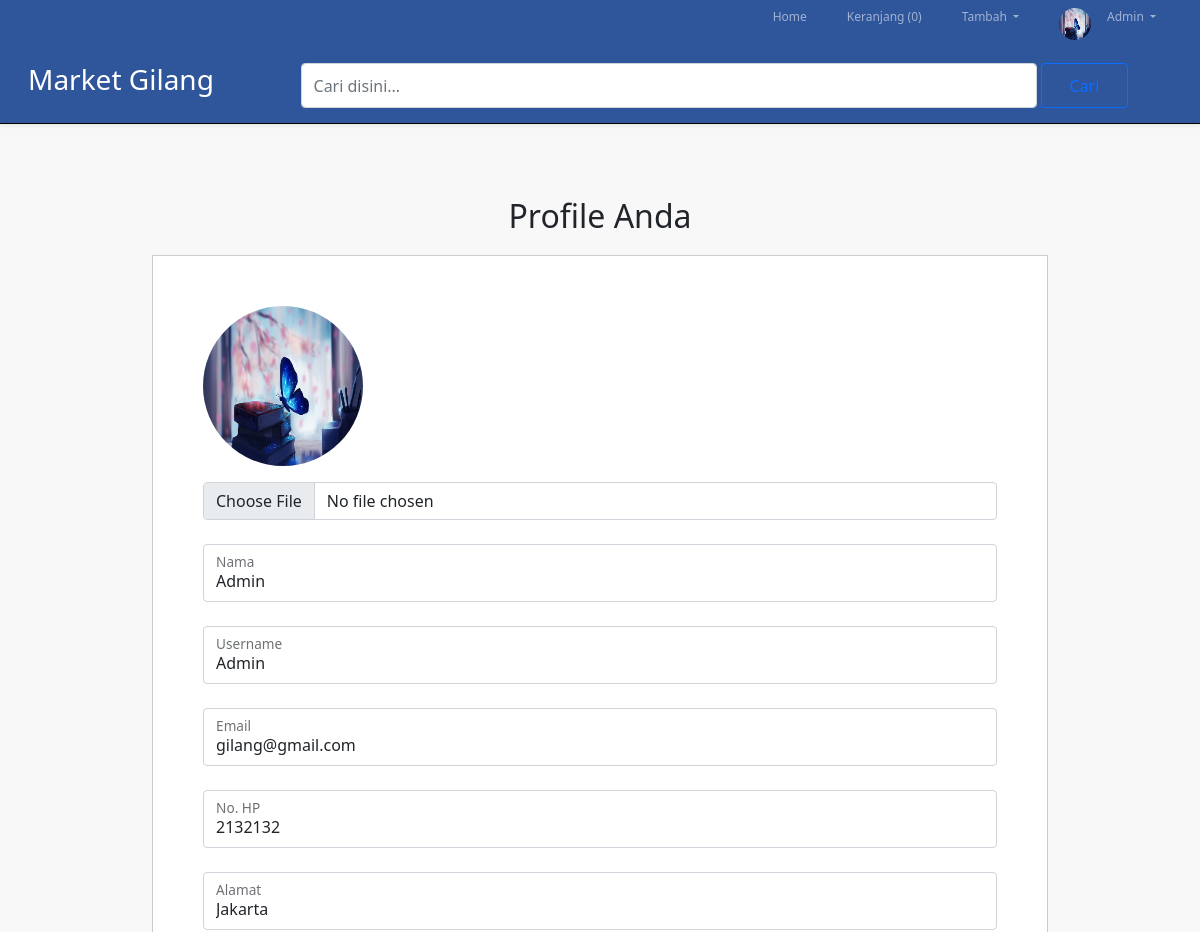
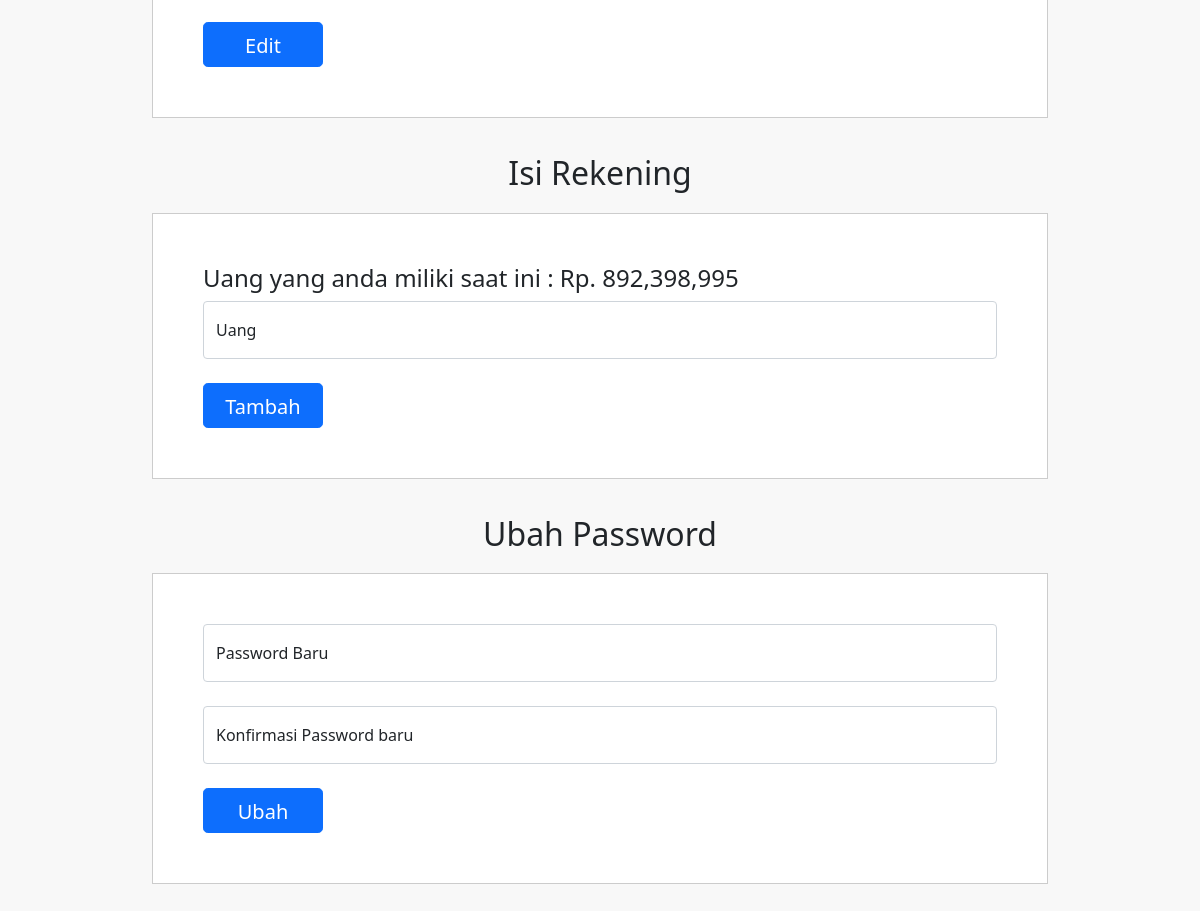
The app's page /profil.php (signed in) with its own data (2 pictures, top to bottom).
### tables this page shows
CREATE TABLE `user` (
  `id` int(11) NOT NULL,
  `gambar` varchar(255) NOT NULL,
  `nama` varchar(255) NOT NULL,
  `username` varchar(255) NOT NULL,
  `password` varchar(255) NOT NULL,
  `email` text NOT NULL,
  `hp` int(11) NOT NULL,
  `alamat` varchar(100) NOT NULL,
  `uang` int(255) NOT NULL
);

### profil.php (the view, shortened to what this page needs)
<?php
    include 'auth.php';
    require_once 'header.php';
?>
<link rel="stylesheet" href="style.css">
<body>
    <section>
        <div class="container container-p">
            <?php
             $id = $_SESSION['id'];
             $data = mysqli_query($conn, "SELECT * FROM user WHERE id = $id");
             while($d = mysqli_fetch_assoc($data)): ?>
            <h2 class="text-center pt-3">Profile Anda</h2>
            <div class="box-p">
                <form action="" method="post" enctype="multipart/form-data">
                    <img src="gambar/<?= $d['gambar']  ?>" class="foto-profil" alt=""><br>
                    <input type="file" class="form-control" name="foto"><br>
                    <div class="form-floating">
                        <input type="text" class="form-control" name="nama" placeholder="Nama" value="<?= $d['nama'] ?>"
                            required>
                        <label for="nama">Nama</label>
                    </div>
                    <br>
                    <div class="form-floating">
                        <input type="text" class="form-control" name="uname" value="<?= $d['username'] ?>"
                            placeholder="Username" required>
                        <label for="uname">Username</label>
                    </div>
                    <br>
                    <div class="form-floating">
                        <input type="email" class="form-control" name="email" value="<?= $d['email'] ?>"
                            placeholder="Email" required>
                        <label for="email">Email</label>
                    </div>
                    <br>
                    <div class="form-floating">
                        <input type="text" class="form-control" name="hp" value="<?= $d['hp'] ?>" placeholder="No. HP"
                            required>
                        <label for="hp">No. HP</label>
                    </div>
                    <br>
                    <div class="form-floating">
                        <input type="text" class="form-control" name="alamat" value="<?= $d['alamat'] ?>"
                            placeholder="Alamat" required>
                        <label for="alamat">Alamat</label>
                    </div>
                    <br>
                    <input type="submit" class="btn btn-lg btn-primary" name="edit" value="Edit">
                </form>
            </div>
            <h2 class="text-center pt-3">Isi Rekening</h2>
            <div class="box-p">
                <h4>Uang yang anda miliki saat ini : Rp. <?= number_format($d['uang']); ?></h4>
                <form action="" method="post">
                    <div class="form-floating">
                        <input type="number" class="form-control" name="uang" placeholder="Rp. " required>
                        <label for="uang">Uang</label>
                    </div>
                    <br>
                    <input type="submit" class="btn btn-lg btn-primary" name="tambah" value="Tambah">
                </form>
            </div>
            <?php endwhile; ?>
            <h2 class="text-center pt-3">Ubah Password</h2>
            <div class="box-p">
                <form action="" method="post">
                    <div class="form-floating">
                        <input type="password" class="form-control" id="pass1" name="pass1" placeholder="Password Baru "
                            required>
                        <label for="pass1">Password Baru</label>
                    </div>
                    <br>
                    <div class="form-floating">
                        <input type="password" class="form-control" id="pass2" name="pass2"
                            placeholder="Konfirmasi Password Baru " required>
                        <label for="pass2">Konfirmasi Password baru</label>
                    </div>
                    <br>
                    <input type="submit" class="btn btn-lg btn-primary" name="ubah" value="Ubah"><br>
                </form>
            </div>
        </div>
    </section>
</body>

### header.php (shortened to what this page needs)
<?php
    require_once 'init/init.php';
    if(isset($_SESSION['login']) == true){
        $id = $_SESSION['id'];
        $count = mysqli_query($conn, "SELECT COUNT(produkC_id) AS isi FROM keranjang WHERE user_id = '$id'");
        $val = mysqli_fetch_assoc($count);
    }
?>
<!DOCTYPE html>
<html lang="en">
<head>
    <link rel="stylesheet" href="style.css">
    <link href="https://cdn.jsdelivr.net/npm/bootstrap@5.1.3/dist/css/bootstrap.min.css" rel="stylesheet"
>
</head>
<header>
    <nav class="navbar navbar-expand navbar-dark" style="background-color: #002f86ce;">
        <div class="container-fluid">
            <div class="collapse navbar-collapse" id="navbarText">
                <ul class="navbar-nav ms-auto me-6 mb-2 mb-lg-0">
                    <li class="nav-item pe-4">
                        <a class="nav-link" aria-current="page" href="index.php">Home</a>
                    </li>
                    <li class="nav-item pe-4">
                        <?php if(isset($val['isi']) > 0){
                            ?>
                        <a class="nav-link" href="keranjang.php">Keranjang (<?= $val['isi'] ?>)</a>
                        <?php } else{ ?>
                        <a class="nav-link" href="keranjang.php">Keranjang</a>
                        <?php } ?>
                    </li>
                    <?php if(isset($_SESSION['login']) == true) {   $id = $_SESSION['id'];
                                $user = mysqli_query($conn, "SELECT * FROM user WHERE id = $id");
                                $data = mysqli_fetch_object($user);
                        ?>
                    <li class="nav-item">
                        <ul class="navbar-nav">
                            <li class="nav-item dropdown">
                                <a class="nav-link dropdown-toggle me-4" href="#" id="navbarDarkDropdownMenuLink"
                                    role="button" data-bs-toggle="dropdown" aria-expanded="false">
                                    Tambah
                                </a>
                            </li>
                        </ul>
                    </li>
                    <li class="nav-item">
                        <a class="nav-link" href="profil.php"><img src="gambar/<?= $data->gambar ?>" alt=""
                                class="profil-p"></a>
                    </li>
                    <li class="nav-item">
                        <ul class="navbar-nav">
                            <li class="nav-item dropdown">
                                <a class="nav-link dropdown-toggle me-4" href="#" id="navbarDarkDropdownMenuLink"
                                    role="button" data-bs-toggle="dropdown" aria-expanded="false">
                                    <?php
                                       echo  $data->nama;
                                    ?>
                                </a>
                            </li>
                        </ul>
                        <?php } else { ?>
                        <a href="login.php" class="nav-link" id="login-btn">Login</a>
                    </li>
                    <?php } ?>
                </ul>
            </div>
        </div>
    </nav>
</header>
<div class="search  shadow-sm" style="background-color: #002f86ce;">
    <div class="container" style="margin-left:0">
        <form class="d-flex" action="cari.php" method="get">
            <a class="logo" href="#">
                <h3>Market Gilang</h3>
            </a>
            <input type="search" class="form-control me-1 input-cari" name="search" id="cari"
                placeholder="Cari disini..." value="<?= (isset($_GET['search']) != '')? $_GET['search'] : ''  ?>"
                required>
            <input type="submit" class="btn btn-outline-primary" value="Cari">
        </form>
    </div>
</div>
</html>

### style.css (style rules this page uses)
* { padding: 0; margin: 0; }
body { background-color: #f8f8f8; }
nav a { text-decoration: none; color: rgba(231, 226, 226, 0.932); font-size: 12px; }
.navbar { padding: 0; margin: 0; }
.logo { text-decoration: none; margin-right: 4rem; margin-left: 1rem; font-size: 1.8rem; color: white; width: 20rem; }
section { padding: 25px 0; }
.btn { width: 120px; height: 45px; }
.container-p { width: 80%; margin: 0 auto; }
.box-p { background-color: white; margin: 20px; padding: 50px; border: 1px solid #ccc; box-sizing: border-box; }
.foto-profil { width: 10rem; height: 10rem; margin-bottom: 1rem; border-radius: 50%; }
.profil-p { width: 2rem; height: 2rem; border-radius: 50%; }
.search { position: flex; margin-bottom: 2rem; padding: 15px 0; background-color: #fff; border-bottom: 1px solid black; }

### records on screen
user: gambar (picture), nama "Admin", uname "Admin", email "gilang@gmail.com", hp "2132132", alamat "Jakarta", uang "892,398,995"

### other values on screen
$val['isi'] "0"
